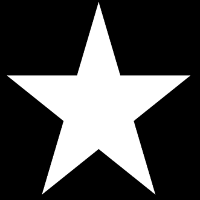
#> input picture star.png, 200 x 200 px
$ python findmedian.py   (Python 2 division)
#> lines starting #> are read from the running program, lines starting #| are printed output that depends on the picture; after the words box and inside, x2 and y2 are one past the last pixel; in counts of white or black regions, pixels touching at a corner belong together
### generateBox.py
import cv2
import numpy as np

def creatDict(x, y) :
	box = {}
	box['topx'] = x
	box['topy'] = y
	return box

def generateCenterBox(img, factor, sz) :
	w, h, channels = img.shape
	sw = w/factor
	sh = h/factor
	mtopx = w/2-sw/2
	mtopy = h/2-sh/2
	listOfBoxes = []
	listOfBoxes.append(creatDict(mtopx, mtopy))
	listOfBoxes.append(creatDict(w/2-sz/2, mtopy))
	listOfBoxes.append(creatDict(w/2+sw/2-sz, mtopy))
	listOfBoxes.append(creatDict(mtopx, h/2-sz/2))
	listOfBoxes.append(creatDict(w/2-sz/2, h/2-sz/2))
	listOfBoxes.append(creatDict(w/2+sw/2-sz, h/2-sz/2))
	listOfBoxes.append(creatDict(mtopx, h/2+sh/2-sz/2))
	listOfBoxes.append(creatDict(w/2-sz/2, h/2+sh/2-sz))
	listOfBoxes.append(creatDict(w/2+sw/2-sz, h/2+sh/2-sz))
	return listOfBoxes

#-----------------------------------------------------testing-----------------------------------------

img = cv2.imread('star.png')
#> img is the input picture: shape (200, 200, 3); min 0, max 255, mean 73.7
color = (0, 255, 0)
sz = 4
rects = generateCenterBox(img, 8, sz)
#> rects = 9 items
for dict in rects :
	cv2.rectangle(img, (dict['topx'], dict['topy']), (dict['topx']+sz, dict['topy']+sz), color, 1)
#> this loop made 9 passes
#> dict on passes 1 to 9: {'topx': 88, 'topy': 88}, {'topx': 98, 'topy': 88}, {'topx': 108, 'topy': 88}, {'topx': 88, 'topy': 98}, {'topx': 98, 'topy': 98}, {'topx': 108, 'topy': 98}, {'topx': 88, 'topy': 110}, {'topx': 98, 'topy': 108}, {'topx': 108, 'topy': 108}
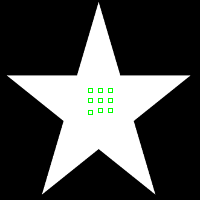
#> img: shape (200, 200, 3); 0.36% of pixels changed, all inside (x1, y1, x2, y2) = (88, 88, 113, 115)
#cv2.imshow('1', img)
#cv2.waitKey(100000)
#-----------------------------------------------------testing-----------------------------------------

### binarize.py
# -*- coding: utf-8 -*-
"""
Spyder Editor

This temporary script file is located here:
/home/laksh/.spyder2/.temp.py

"""
import cv2
import numpy as np

def img_binarizer(image,median_list):
    height, width = image.shape[:2]
    image_list = []
    for p in range(9):
        a = median_list[p]


        data = np.zeros([height, width])
        for i in range(height):
            for j in range(width):
                if image.item(i,j,2) >= a[0] and image.item(i,j,1) >= a[1] and image.item(i,j,0) >= a[2] :
                    data[i,j]=0
                else:
                    data[i,j]=255

        image_list.append(data)
    return image_list

### imgcreatebase.py
import Image
import cv2
import numpy as np
def sumAndBlurImg(img):
	a, b = img[0].shape
	pixels = np.zeros((a, b))
	for i in range(0, a):
		for j in range(0, b):
			c = 0
			for k in range(0, len(img)):
				if(img[k][i,j] == 255 ):
					c += 1
			if(c > len(img)/2) :
				pixels[i, j] = 255

	pixels = cv2.blur(pixels,(5,5))
	return pixels


### findmedian.py
# -*- coding: utf-8 -*-
"""
Created on Fri Apr  1 11:31:17 2016

@author: abhishek
"""
import generateBox as gb
import cv2
import binarize as b
import imgcreatebase as i
import draw_contours as dc
def findmedian(image,boxes,size):
    lst=[]
    for corner in boxes:
        red=[]
        green=[]
        blue=[]
        l=[]
        for yval in range(corner['topy'],corner['topy']+size):
                for xval in range(corner['topx'],corner['topx']+size):
                    red.append(image[xval][yval][0])
                    green.append(image[xval][yval][1])
                    blue.append(image[xval][yval][2])
        red.sort()
        green.sort()
        blue.sort()
        retind=(len(red)+1)/2
        l.append(red[retind])
        l.append(green[retind])
        l.append(blue[retind])
        lst.append(l)
    return lst


#--------------------------------------------testing-------------------------------------------------
img = cv2.imread('hand.jpg')
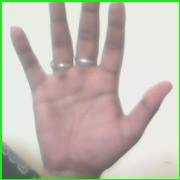
#> input picture hand.jpg, 180 x 180 px
#> img is the input picture: shape (180, 180, 3); mean B, G, R 178.1, 189.2, 193.3
sz = 4
h,w = img.shape[:2]
#> h = 180; w = 180
img = img[3:h-6,3:w-6]
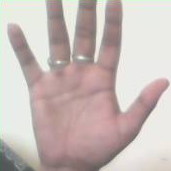
#> img: shape (171, 171, 3); mean B, G, R 183.3, 186.8, 199.6
rects = gb.generateCenterBox(img, 3, sz)
imgs = b.img_binarizer(img, findmedian(img, rects, sz))
#> the loop in findmedian, `for corner in boxes:` made 9 passes
#> corner on passes 1 to 9: {'topx': 57, 'topy': 57}, {'topx': 83, 'topy': 57}, {'topx': 109, 'topy': 57}, {'topx': 57, 'topy': 83}, {'topx': 83, 'topy': 83}, {'topx': 109, 'topy': 83}, {'topx': 57, 'topy': 111}, {'topx': 83, 'topy': 109}, {'topx': 109, 'topy': 109}
#> after the loop in findmedian, `for corner in boxes:`: lst = [[146, 154, 175], [154, 156, 187], [145, 153, 183], [160, 167, 165], [159, 159, 197], [167, 169, 200], [138, 140, 171], [132, 133, 162], [151, 149, 191]]
#> in img_binarizer, `height, width = image.shape[:2]`: height = 171
#> the loop in img_binarizer, `for p in range(9):` made 9 passes
#> after the loop in img_binarizer, `for p in range(9):`:
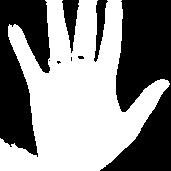
#> data: shape (171, 171) float64; 54.3% white; 8 black regions (4 under 20 px), largest, box (x1, y1, x2, y2) and area: (100, 0, 171, 171) 7465, (0, 0, 50, 157) 5000, (62, 0, 79, 53) 475, (94, 0, 108, 62) 400
#> after the loop in img_binarizer, `for p in range(9):`: image_list = 9 items
#> imgs = 9 items
'''cv2.imshow('1', i.sumAndBlurImg(imgs))'''
d = i.sumAndBlurImg(imgs)
#> after the loop in sumAndBlurImg, `for i in range(0, a):`:
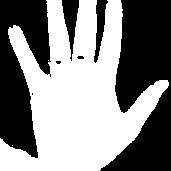
#> pixels: shape (171, 171) float64; 53.2% white; 7 black regions (3 under 20 px), largest, box (x1, y1, x2, y2) and area: (100, 0, 171, 171) 7551, (0, 0, 51, 158) 5159, (62, 0, 79, 61) 513, (94, 0, 108, 63) 420
#> in sumAndBlurImg, `pixels = cv2.blur(pixels,(5,5))`:
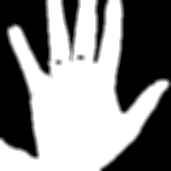
#> pixels: shape (171, 171) float64; min 0, max 255, mean 135.7
print d
#> (printed output is left out)
cv2.imwrite("processed_hand.jpg",i.sumAndBlurImg(imgs))
im = cv2.imread('processed_hand.jpg')
#> im: shape (171, 171, 3); min 0, max 255, mean 135.7
#print im
imgray = cv2.cvtColor(im,cv2.COLOR_BGR2GRAY)
#print imgray
#> (the run stopped early here; a loop or call above may not have finished)
